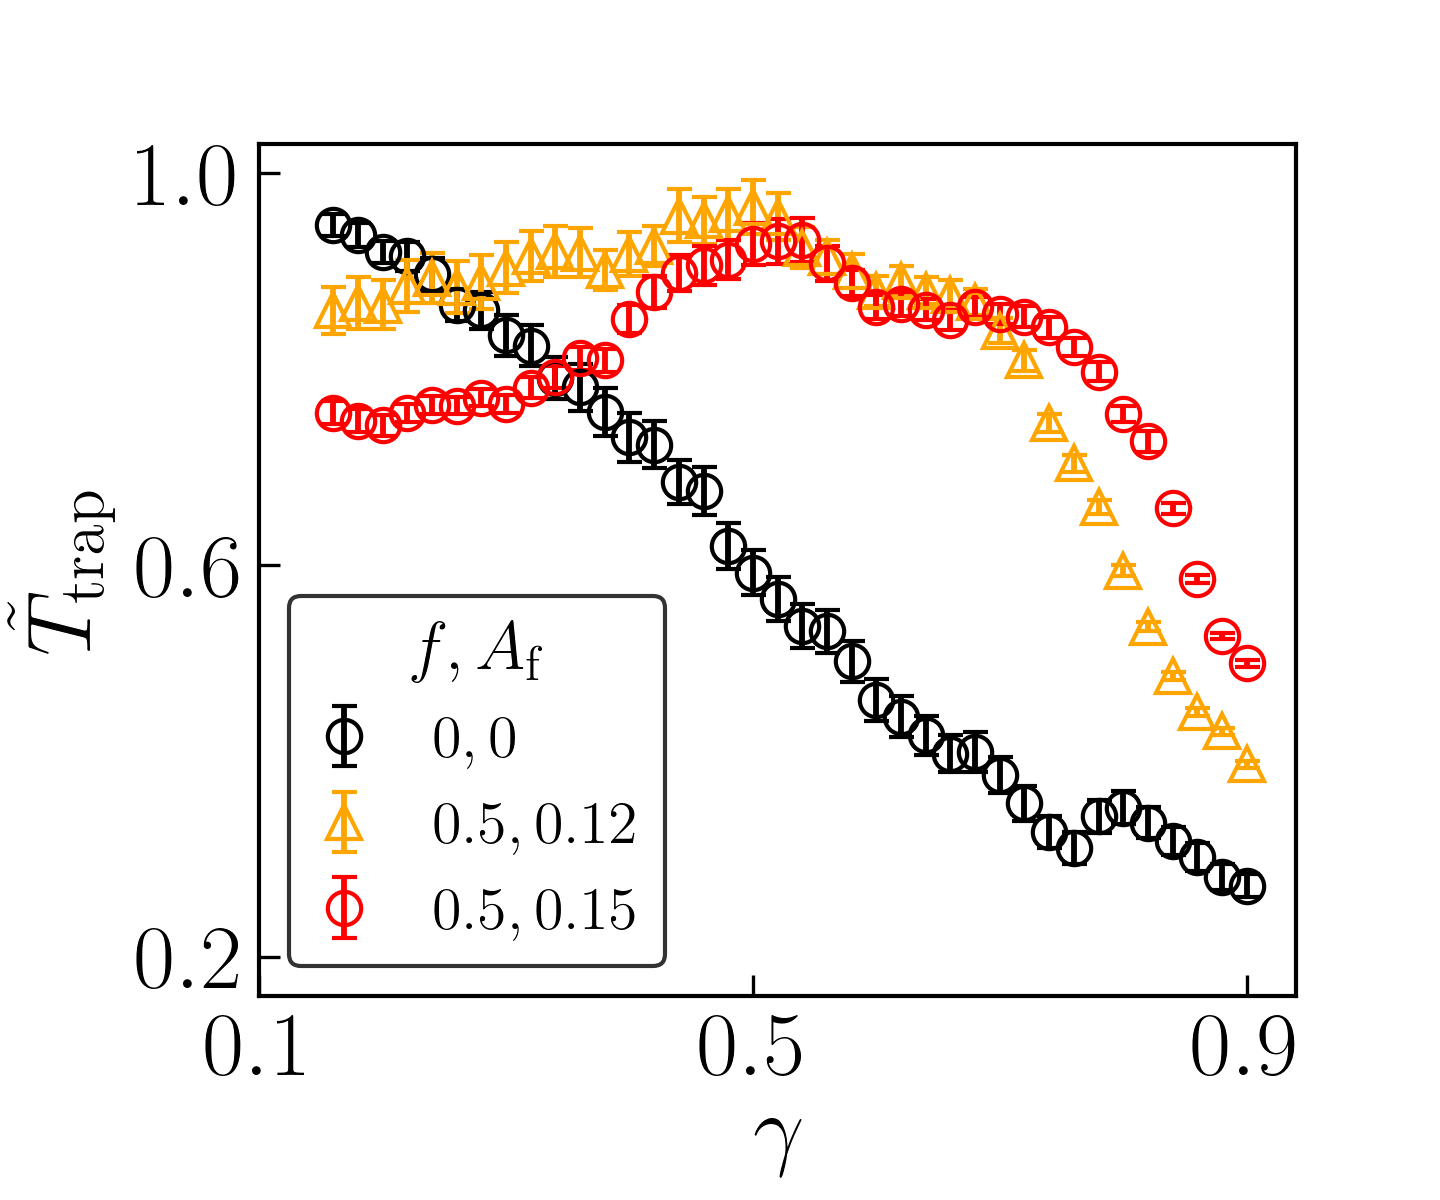

This figure's Python source:
# Plot script for figure 2b.

import matplotlib.pyplot as plt
import sys
from pathlib import Path

ROOT = Path(__file__).resolve().parents[1]
sys.path.insert(0, str(ROOT))
from paperfig import *


def fig2b_trap_L_simu():
    """
    Fig 2b: Simulation trapping time fraction vs gamma (final).
    Uses errorbar (no interpolation), matching legacy style.
    """
    setup_style(fontsize=22, font="Helvetica", usetex="auto",
                axes_lw=1.0, lines_lw=0.1, tick_size=5.0)

    # ----------------------------
    # Plot settings (all here)
    # ----------------------------
    figsize = (4.8, 4)
    ms = 8
    lw = 2
    legend_title = 22 - 5.5
    legend_fontsize = 22 - 6.5
    frameon = True
    ylabelpad = 5
    xlabelpad = 0
    left = 0.18
    bottom = 0.17

    # ----------------------------
    # Data files (exported)
    # ----------------------------
    data_dir = ROOT / "figure2" / "data_fig2b"

    files = [
        ("trap_L_simu_A_0.00_omega_3.14.txt", "Black",  "o", r"$0,  0$"),
        ("trap_L_simu_A_0.12_omega_3.14.txt", "orange", "^", r"$0.5,  0.12$"),
        ("trap_L_simu_A_0.15_omega_3.14.txt", "red",    "o", r"$0.5,  0.15$"),
    ]

    fig, ax = plt.subplots(figsize=figsize, dpi=300)

    per_data = 1
    for fn, color, marker, legend in files:
        dat = np.loadtxt(data_dir / fn, delimiter=",", skiprows=1)
        gamma = dat[::per_data, 0]
        mean  = dat[::per_data, 1]
        std   = dat[::per_data, 2]

        ax.errorbar(
            gamma, mean, std,
            capsize=3,
            label=legend,
            ls="none",
            color=color,
            lw=lw - 0.6,
            marker=marker,
            mfc="none",
            markersize=ms,
        )

    ax.legend(
        loc="lower left",
        ncol=1,
        title=r"$f, A_\mathrm{f}$",
        title_fontsize=legend_title,
        fontsize=legend_fontsize - 1,
        frameon=frameon,
        edgecolor="k",
        handletextpad=1,
        handlelength=1,
        columnspacing=0.5,
    )

    ax.set_xlim([0.1, 0.94])
    ax.set_ylim([0.16, 1.03])
    ax.set_xticks([0.1, 0.5, 0.9])
    ax.set_yticks([0.2, 0.6, 1])

    ax.set_ylabel(r"$\tilde{T}_{\mathrm {trap}}$", labelpad=ylabelpad)
    ax.set_xlabel(r"$\gamma$", labelpad=xlabelpad)
    ax.minorticks_off()

    fig.subplots_adjust(left=left, bottom=bottom)

    if save_bool:
        save_path = ROOT / "figure2" / "fig2b.png"
        plt.savefig(save_path, dpi=300)
    else:
        plt.show()


if __name__ == "__main__":
    save_bool = True
    fig2b_trap_L_simu()